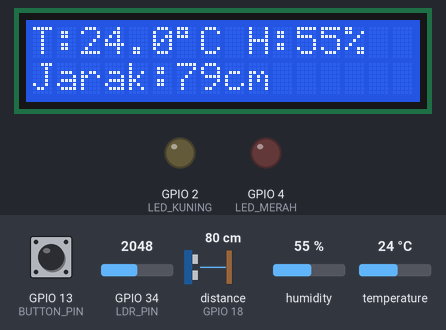
Bench run of a sketch on a simulated ESP32. On the bench: 16×2 character LCD, output pins drawn as LEDs (lit = HIGH). Wiring (inferred from the names in the program): ultrasonic range finder: trigger GPIO 5; echo GPIO 18. The test bench sets the inputs (shaded band); at power-on: GPIO 13 (BUTTON_PIN) HIGH, GPIO 34 (LDR_PIN) = 2048, distance to the obstacle (sensor on GPIO 18) 80 cm, humidity 55 %, temperature 24 °C. The echo pulse lasts 58.3 µs per cm; WiFi joins after 1.5 s; servers stay silent unless stated; pins used as bus, display or sensor lines are not drawn; what the sketch prints to the serial monitor is not drawn.

Above: at 3.7 s.
3.8 s: GPIO 13 (BUTTON_PIN) pulled LOW for 2.1 s
At 5.1 s:
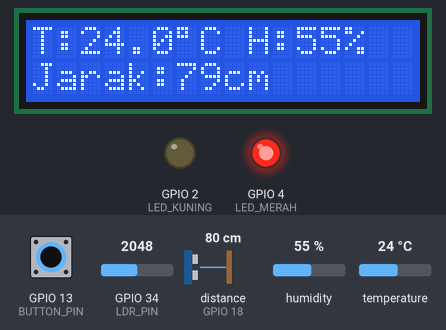
7.6 s: GPIO 34 (LDR_PIN) set to 538
10.0 s: GPIO 34 (LDR_PIN) set to 477
At 11.9 s:
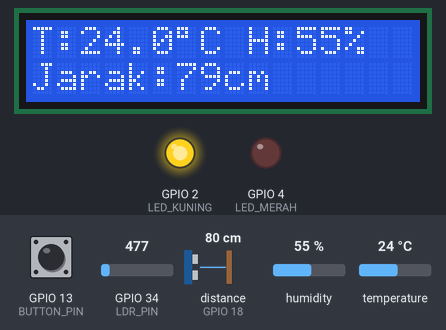
13.0 s: GPIO 13 (BUTTON_PIN) pulled LOW for 2.1 s
At 14.0 s:
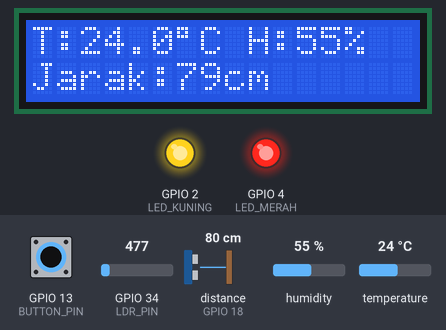
18.4 s: distance to the obstacle (sensor on GPIO 18) set to 2 cm
At 19.7 s:
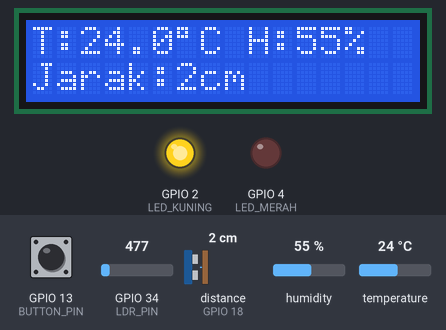
20.8 s: humidity set to 22 %
At 25.2 s:
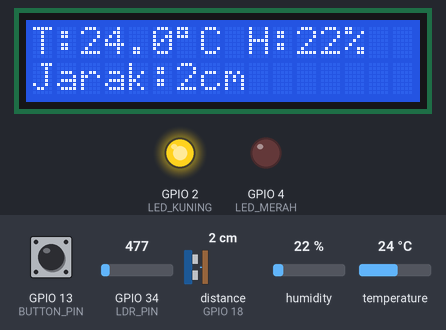
Timing chart, 0 to 26.5 s (numbered marks = the images above; inputs shaded):
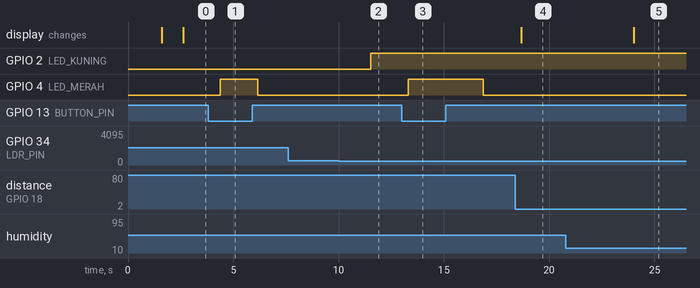

Measured:
- the behaviour switches between 500 and 499 on GPIO 34 (LDR_PIN) (found by bisection; images 1 and 2)
- after the input at 3.8 s, GPIO 4 (LED_MERAH): LOW → HIGH after 0.58 s, → LOW 1.8 s later
- after the input at 7.6 s, every drawn part: stays the same
- after the input at 10.0 s, GPIO 2 (LED_KUNING): LOW → HIGH after 1.5 s
- after the input at 13.0 s, GPIO 4 (LED_MERAH): LOW → HIGH after 0.31 s, → LOW 3.6 s later
- after the input at 18.4 s, the display: changes after 0.28 s (image 4)
- after the input at 20.8 s, the display: changes after 3.2 s (image 5)

The sketch:

sketch.ino
```cpp
#include <Wire.h>
#include <LiquidCrystal_I2C.h>
#include <DHT.h>
#include <WiFi.h>
#include <FirebaseESP32.h>
#include <addons/TokenHelper.h>
#include <addons/RTDBHelper.h>

// === Firebase Config ===
#define WIFI_SSID "Zhanny"
#define WIFI_PASSWORD "123456"
#define API_KEY "AIzaSyABUhatkqnVKHNHgUGLjHlgdjVqrC5oU_M"
#define DATABASE_URL "https://smart-office-room-default-rtdb.asia-southeast1.firebasedatabase.app/"

FirebaseData fbdo;
FirebaseAuth auth;
FirebaseConfig config;

// === LCD Setup ===
LiquidCrystal_I2C lcd(0x27, 16, 2);

// === Pin Setup ===
#define TRIG_PIN     5
#define ECHO_PIN     18
#define DHT_PIN      15
#define LDR_PIN      34
#define LED_KUNING   2
#define LED_MERAH    4
#define BUTTON_PIN   13

// === DHT Sensor ===
#define DHTTYPE DHT22
DHT dht(DHT_PIN, DHTTYPE);

// === Threshold Cahaya ===
int ldrThreshold = 500;

void setup() {
  Serial.begin(115200);

  // LCD
  lcd.init();
  lcd.backlight();

  // DHT
  dht.begin();

  // Pin Mode
  pinMode(TRIG_PIN, OUTPUT);
  pinMode(ECHO_PIN, INPUT);
  pinMode(LED_KUNING, OUTPUT);
  pinMode(LED_MERAH, OUTPUT);
  pinMode(BUTTON_PIN, INPUT_PULLUP);

  lcd.setCursor(0, 0);
  lcd.print("Initializing...");

  // WiFi Connection
  WiFi.begin(WIFI_SSID, WIFI_PASSWORD);
  Serial.print("Connecting to WiFi");
  while (WiFi.status() != WL_CONNECTED) {
    Serial.print(".");
    delay(500);
  }
  Serial.println("\nWiFi Connected");

  // Firebase Config
  config.api_key = API_KEY;
  config.database_url = DATABASE_URL;
  Firebase.begin(&config, &auth);
  Firebase.reconnectWiFi(true);

  lcd.clear();
  lcd.print("Ready...");
  delay(1000);
}

void loop() {
  float humidity = dht.readHumidity();
  float temperature = dht.readTemperature();

  // Ultrasonik
  long duration;
  float distance;
  digitalWrite(TRIG_PIN, LOW);
  delayMicroseconds(2);
  digitalWrite(TRIG_PIN, HIGH);
  delayMicroseconds(10);
  digitalWrite(TRIG_PIN, LOW);
  duration = pulseIn(ECHO_PIN, HIGH);
  distance = duration * 0.034 / 2;

  // LDR
  int ldrValue = analogRead(LDR_PIN);

  // Tombol
  bool buttonPressed = digitalRead(BUTTON_PIN) == LOW;

  // LED Control
  digitalWrite(LED_KUNING, ldrValue < ldrThreshold ? HIGH : LOW);
  digitalWrite(LED_MERAH, buttonPressed ? HIGH : LOW);

  // LCD Output
  lcd.clear();
  lcd.setCursor(0, 0);
  lcd.print("T:");
  lcd.print(temperature, 1);
  lcd.print((char)223);
  lcd.print("C H:");
  lcd.print(humidity, 0);
  lcd.print("%");

  lcd.setCursor(0, 1);
  lcd.print("Jarak:");
  lcd.print(distance, 0);
  lcd.print("cm");

  // Serial Output
  Serial.print("Temp: "); Serial.print(temperature);
  Serial.print(" C, Hum: "); Serial.print(humidity);
  Serial.print(" %, Dist: "); Serial.print(distance);
  Serial.print(" cm, LDR: "); Serial.print(ldrValue);
  Serial.print(", Button: "); Serial.println(buttonPressed ? "ON" : "OFF");

  // Kirim ke Firebase
  if (Firebase.ready()) {
    Firebase.setFloat(fbdo, "/sensor/temperature", temperature);
    Firebase.setFloat(fbdo, "/sensor/humidity", humidity);
    Firebase.setFloat(fbdo, "/sensor/distance", distance);
    Firebase.setInt(fbdo, "/sensor/ldr", ldrValue);
    Firebase.setBool(fbdo, "/sensor/button", buttonPressed);
  }

  delay(1000);
}
```
